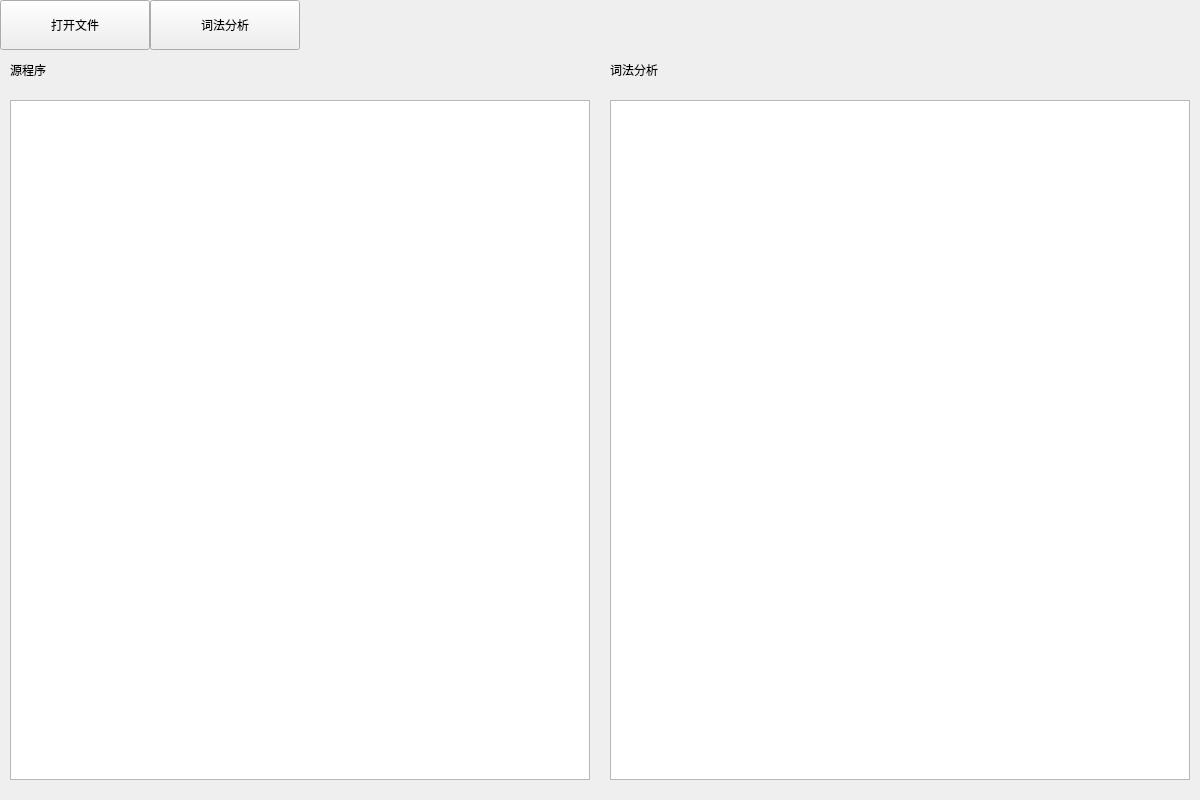
<?xml version="1.0" encoding="UTF-8"?>
<ui version="4.0">
 <class>Widget</class>
 <widget class="QWidget" name="Widget">
  <property name="geometry">
   <rect>
    <x>0</x>
    <y>0</y>
    <width>1200</width>
    <height>800</height>
   </rect>
  </property>
  <property name="windowTitle">
   <string>Widget</string>
  </property>
  <widget class="QPushButton" name="pushButtonOpen">
   <property name="geometry">
    <rect>
     <x>0</x>
     <y>0</y>
     <width>150</width>
     <height>50</height>
    </rect>
   </property>
   <property name="text">
    <string>打开文件</string>
   </property>
  </widget>
  <widget class="QPushButton" name="pushButtonLex">
   <property name="geometry">
    <rect>
     <x>150</x>
     <y>0</y>
     <width>150</width>
     <height>50</height>
    </rect>
   </property>
   <property name="text">
    <string>词法分析</string>
   </property>
  </widget>
  <widget class="QLabel" name="labelSrc">
   <property name="geometry">
    <rect>
     <x>10</x>
     <y>50</y>
     <width>150</width>
     <height>40</height>
    </rect>
   </property>
   <property name="text">
    <string>源程序</string>
   </property>
  </widget>
  <widget class="QLabel" name="labelLex">
   <property name="geometry">
    <rect>
     <x>610</x>
     <y>50</y>
     <width>150</width>
     <height>40</height>
    </rect>
   </property>
   <property name="text">
    <string>词法分析</string>
   </property>
  </widget>
  <widget class="QTextEdit" name="textEditSrc">
   <property name="geometry">
    <rect>
     <x>10</x>
     <y>100</y>
     <width>580</width>
     <height>680</height>
    </rect>
   </property>
  </widget>
  <widget class="QTextEdit" name="textEditLex">
   <property name="geometry">
    <rect>
     <x>610</x>
     <y>100</y>
     <width>580</width>
     <height>680</height>
    </rect>
   </property>
  </widget>
 </widget>
 <resources/>
 <connections/>
</ui>
